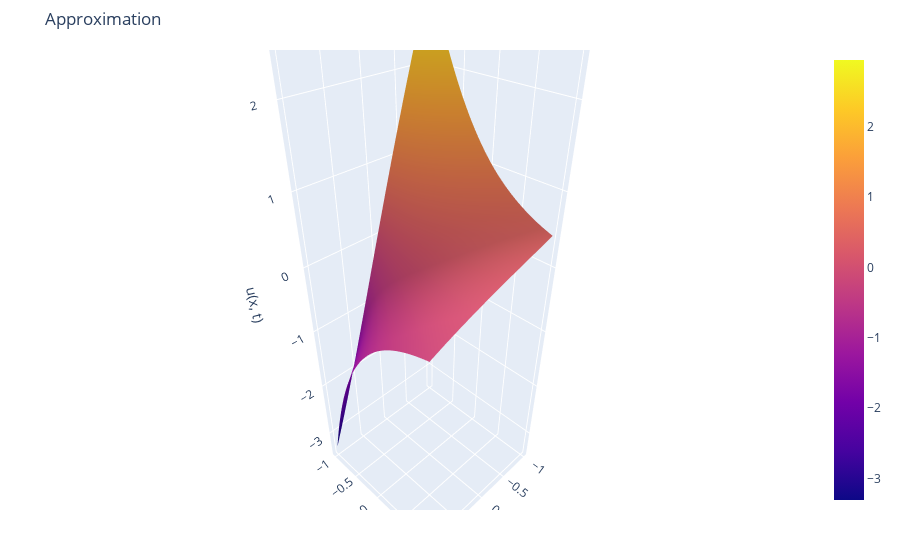

Notebook code cell kept with this figure:
### Code cell
fig = make_subplots(rows=1, cols=1, specs=[[{'type': 'surface'}]])
xs = np.linspace(-1, 1, 100)
ts = np.linspace(-1, 1, 100)
us_pred = np.array([[solver.u(x, t).item() for x in xs] for t in ts])
fig.add_trace(go.Surface(x=xs, y=ts, z=us_pred), row=1, col=1)
fig.update_layout(title='Approximation',
                  scene = dict(
                      xaxis_title="x",
                      yaxis_title="t",
                      zaxis_title="u(x, t)"),
                  margin=dict(l=50, r=50, b=50, t=50))
fig.show()
